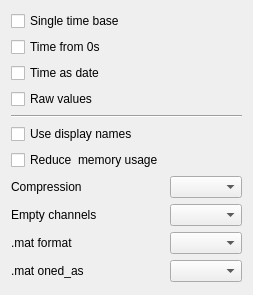
               <widget class="QWidget" name="MAT_2">
                <layout class="QGridLayout" name="gridLayout_18">
                 <item row="5" column="0">
                  <widget class="QCheckBox" name="use_display_names_mat">
                   <property name="text">
                    <string>Use display names</string>
                   </property>
                  </widget>
                 </item>
                 <item row="10" column="0">
                  <widget class="QLabel" name="label_41">
                   <property name="text">
                    <string>.mat oned_as</string>
                   </property>
                  </widget>
                 </item>
                 <item row="1" column="0">
                  <widget class="QCheckBox" name="time_from_zero_mat">
                   <property name="text">
                    <string>Time from 0s</string>
                   </property>
                  </widget>
                 </item>
                 <item row="7" column="0">
                  <widget class="QLabel" name="label_72">
                   <property name="text">
                    <string>Compression</string>
                   </property>
                  </widget>
                 </item>
                 <item row="9" column="0">
                  <widget class="QLabel" name="label_73">
                   <property name="text">
                    <string>.mat format</string>
                   </property>
                  </widget>
                 </item>
                 <item row="7" column="1">
                  <widget class="QComboBox" name="export_compression_mat"/>
                 </item>
                 <item row="11" column="0">
                  <spacer name="verticalSpacer_13">
                   <property name="orientation">
                    <enum>Qt::Vertical</enum>
                   </property>
                   <property name="sizeHint" stdset="0">
                    <size>
                     <width>20</width>
                     <height>2</height>
                    </size>
                   </property>
                  </spacer>
                 </item>
                 <item row="4" column="0" colspan="2">
                  <widget class="Line" name="line_33">
                   <property name="orientation">
                    <enum>Qt::Horizontal</enum>
                   </property>
                  </widget>
                 </item>
                 <item row="0" column="0">
                  <widget class="QCheckBox" name="single_time_base_mat">
                   <property name="text">
                    <string>Single time base</string>
                   </property>
                  </widget>
                 </item>
                 <item row="8" column="1">
                  <widget class="QComboBox" name="empty_channels_mat"/>
                 </item>
                 <item row="9" column="1">
                  <widget class="QComboBox" name="mat_format"/>
                 </item>
                 <item row="6" column="0">
                  <widget class="QCheckBox" name="reduce_memory_usage_mat">
                   <property name="text">
                    <string>Reduce  memory usage</string>
                   </property>
                  </widget>
                 </item>
                 <item row="10" column="1">
                  <widget class="QComboBox" name="oned_as"/>
                 </item>
                 <item row="2" column="0">
                  <widget class="QCheckBox" name="time_as_date_mat">
                   <property name="text">
                    <string>Time as date</string>
                   </property>
                  </widget>
                 </item>
                 <item row="8" column="0">
                  <widget class="QLabel" name="label_74">
                   <property name="text">
                    <string>Empty channels</string>
                   </property>
                  </widget>
                 </item>
                 <item row="3" column="0">
                  <widget class="QCheckBox" name="raw_mat">
                   <property name="text">
                    <string>Raw values</string>
                   </property>
                  </widget>
                 </item>
                </layout>
               </widget>
